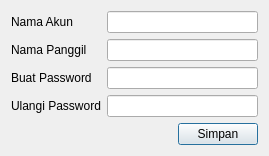
<?xml version="1.0" encoding="UTF-8"?>
<ui version="4.0">
 <class>CreateAccountForm</class>
 <widget class="QDialog" name="CreateAccountForm">
  <property name="geometry">
   <rect>
    <x>0</x>
    <y>0</y>
    <width>269</width>
    <height>147</height>
   </rect>
  </property>
  <property name="windowTitle">
   <string>Buat Akun</string>
  </property>
  <layout class="QVBoxLayout" name="verticalLayout">
   <item>
    <layout class="QFormLayout" name="formLayout">
     <item row="0" column="0">
      <widget class="QLabel" name="label">
       <property name="text">
        <string>Nama Akun</string>
       </property>
      </widget>
     </item>
     <item row="0" column="1">
      <widget class="QLineEdit" name="accountEdit"/>
     </item>
     <item row="1" column="0">
      <widget class="QLabel" name="namaDisplayLabel">
       <property name="text">
        <string>Nama Panggil</string>
       </property>
      </widget>
     </item>
     <item row="1" column="1">
      <widget class="QLineEdit" name="displayEdit"/>
     </item>
     <item row="2" column="0">
      <widget class="QLabel" name="passwordLabel">
       <property name="text">
        <string>Buat Password</string>
       </property>
      </widget>
     </item>
     <item row="2" column="1">
      <widget class="QLineEdit" name="passwordEdit">
       <property name="echoMode">
        <enum>QLineEdit::Password</enum>
       </property>
      </widget>
     </item>
     <item row="3" column="0">
      <widget class="QLabel" name="ulangiPasswordLabel">
       <property name="text">
        <string>Ulangi Password</string>
       </property>
      </widget>
     </item>
     <item row="3" column="1">
      <widget class="QLineEdit" name="repasswordEdit">
       <property name="echoMode">
        <enum>QLineEdit::Password</enum>
       </property>
      </widget>
     </item>
    </layout>
   </item>
   <item alignment="Qt::AlignRight">
    <widget class="QPushButton" name="saveButton">
     <property name="text">
      <string>Simpan</string>
     </property>
    </widget>
   </item>
  </layout>
 </widget>
 <resources/>
 <connections/>
</ui>
